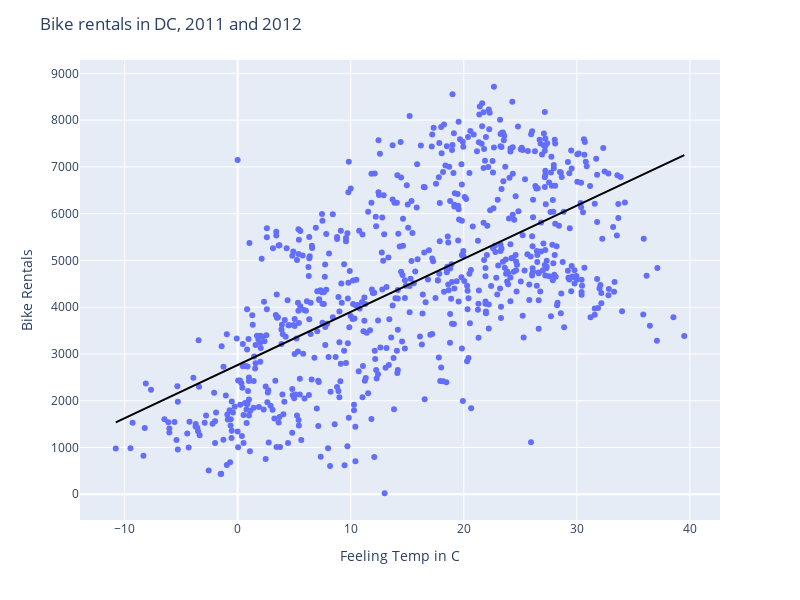

The notebook cell this image was saved under:
### Code cell
# Redo - linear model cnt vs feeling_temp
X = DF['feelingtemp'].values.reshape(-1,1)
Y = DF['cnt']
LM = LinearRegression()
LM.fit(X,Y)
DF['prediction2'] = LM.predict(X)

fig = px.scatter(DF, 
                 x = 'feelingtemp',
                 y = 'cnt',
                 #color = 'feelingtemp',
                 
                 )
fig.update_layout(coloraxis_colorbar_title='Feeling Temperature (C)',
                  title = 'Bike rentals in DC, 2011 and 2012',
                  xaxis_title = 'Feeling Temp in C',
                  yaxis_title = 'Bike Rentals',
                  width = 800,
                  height = 600
                 )
fig.add_trace(
              px.line(DF, x = 'feelingtemp', y = 'prediction2', color_discrete_sequence = ['black']).data[0]
              )
fig.show()
print(LM2.score(X,Y))

### Figure 1 — Plotly figure (JSON) as saved in the notebook; plotly's stock layout.template omitted (floating-point values rounded to 4 significant figures; data arrays with more than 128 entries replaced by an {"elided": "..."} marker saying what was removed)
{"data": [{"hovertemplate": "feelingtemp=%{x}<br>cnt=%{y}<extra></extra>", "legendgroup": "", "marker": {"color": "#636efa", "symbol": "circle"}, "mode": "markers", "name": "", "orientation": "v", "showlegend": false, "type": "scatter", "x": {"elided": "731 float values"}, "xaxis": "x", "y": {"elided": "731 int values"}, "yaxis": "y"}, {"hovertemplate": "feelingtemp=%{x}<br>prediction2=%{y}<extra></extra>", "legendgroup": "", "line": {"color": "black", "dash": "solid"}, "marker": {"symbol": "circle"}, "mode": "lines", "name": "", "orientation": "v", "showlegend": false, "type": "scatter", "x": {"elided": "731 float values"}, "xaxis": "x", "y": {"elided": "731 float values"}, "yaxis": "y"}], "layout": {"coloraxis": {"colorbar": {"title": {"text": "Feeling Temperature (C)"}}}, "height": 600, "legend": {"tracegroupgap": 0}, "margin": {"t": 60}, "title": {"text": "Bike rentals in DC, 2011 and 2012"}, "width": 800, "xaxis": {"anchor": "y", "domain": [0, 1], "title": {"text": "Feeling Temp in C"}}, "yaxis": {"anchor": "x", "domain": [0, 1], "title": {"text": "Bike Rentals"}}}}
